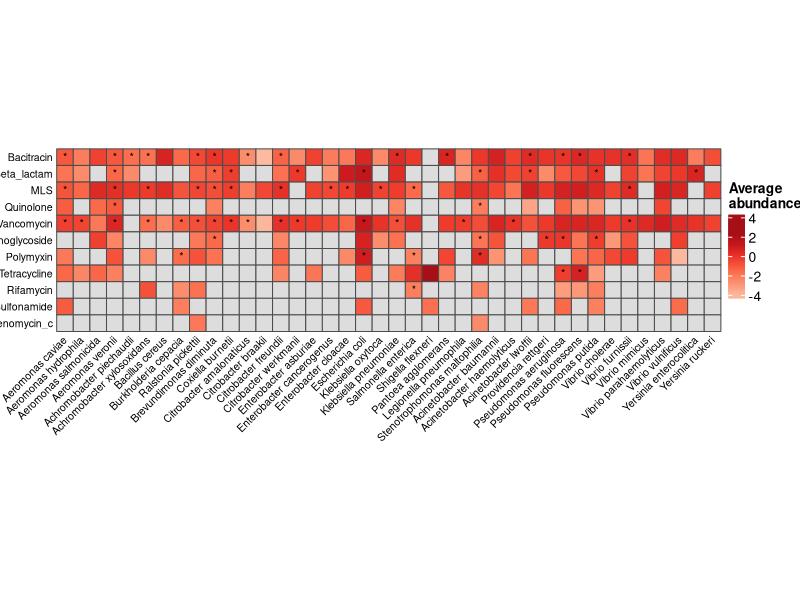

Write the R code that produced this figure.
pkgs <- c("ComplexHeatmap", "RColorBrewer")
for (p in pkgs) {
  if (!requireNamespace(p, quietly = TRUE)) {
    install.packages(p)
  }
  library(p, character.only = TRUE)
}

marine_data <- read.csv("./data/Fig3b1.csv", row.names = 1)
AP_marine_df_s_sort <- read.csv("./data/Fig3b2.csv", row.names = 1)

# Marine heatmap
p <- ComplexHeatmap::pheatmap(
  mat = t(log10(marine_data)),
  name = "Average\nabundance (tpm)",
  scale = "none",
  na_col = "#dddddd",
  cluster_cols = F,
  cluster_rows = F,
  fontsize_col = 7.62,
  fontsize_row = 7.62,
  angle_col = "45",
  row_names_side = "left",
  column_names_side = "bottom",
  cellwidth = 12,
  cellheight = 12,
  color = colorRampPalette(brewer.pal(9, "Reds")[3:8], bias=1)(256),
  display_numbers = F,
  number_format = "%.0f",
  border_color = "grey30",
  cell_fun = function(j, i, x, y, width, height, fill) {
    if (t(AP_marine_df_s_sort)[i, j] == 1)
      grid.text("*", x, y, gp = gpar(fontsize = 9 * 0.9))
  }
)

pdf("./figures/Fig3b.pdf", family = "ArialMT", width = 10)
p
dev.off()
